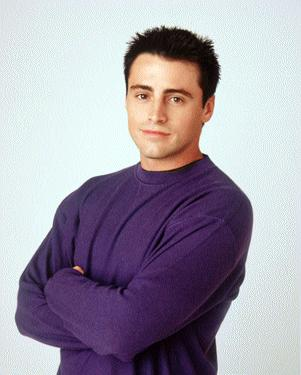
#> input picture joey.jpg, 301 x 375 px
$ python face.py
#> lines starting #> are read from the running program, lines starting #| are printed output that depends on the picture; after the words box and inside, x2 and y2 are one past the last pixel; in counts of white or black regions, pixels touching at a corner belong together
from matplotlib import pyplot as plt
import cv2
image = cv2.imread("joey.jpg")
#> image is the input picture: shape (375, 301, 3); mean B, G, R 168.7, 156.4, 162.4
model = cv2.CascadeClassifier("model.xml")

face = model.detectMultiScale(image)
#> face = [[111, 58, 97, 97]]

x = face[0][0]
#> x = 111
y = face[0][1]
#> y = 58
a = face[0][2]
#> a = 97
b = face[0][3]
#> b = 97

image = cv2.rectangle(image, (x, y), (x+a, y+b), (0, 255, 0), 2)
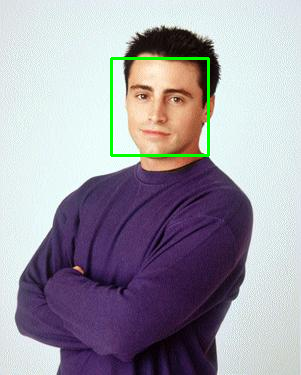
#> image: shape (375, 301, 3); 1.03% of pixels changed, all inside (x1, y1, x2, y2) = (110, 57, 210, 157)
image = cv2.cvtColor(image, cv2.COLOR_BGR2RGB)
plt.imshow(image)
plt.show()

$ run again, with matthew.webp saved as joey.jpg
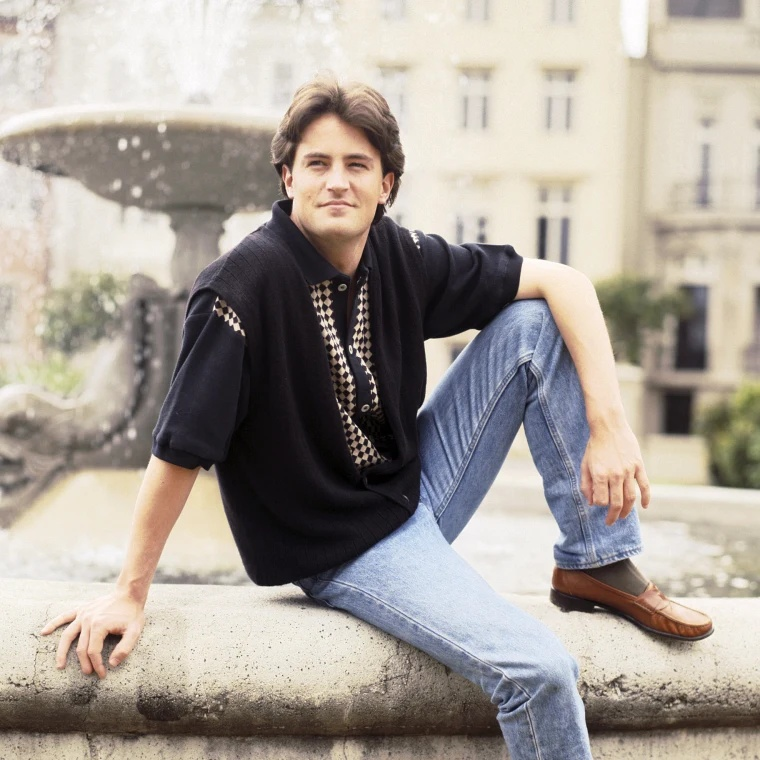
#> input picture matthew.webp, 760 x 760 px
#> image is the input picture: shape (760, 760, 3); mean B, G, R 150.8, 158.5, 166
#> face = [[282, 121, 109, 109]]
#> x = 282
#> y = 121
#> a = 109
#> `image = cv2.rectangle(image, (x, y), (x+a, y+b), (0, 255, 0), 2)`:
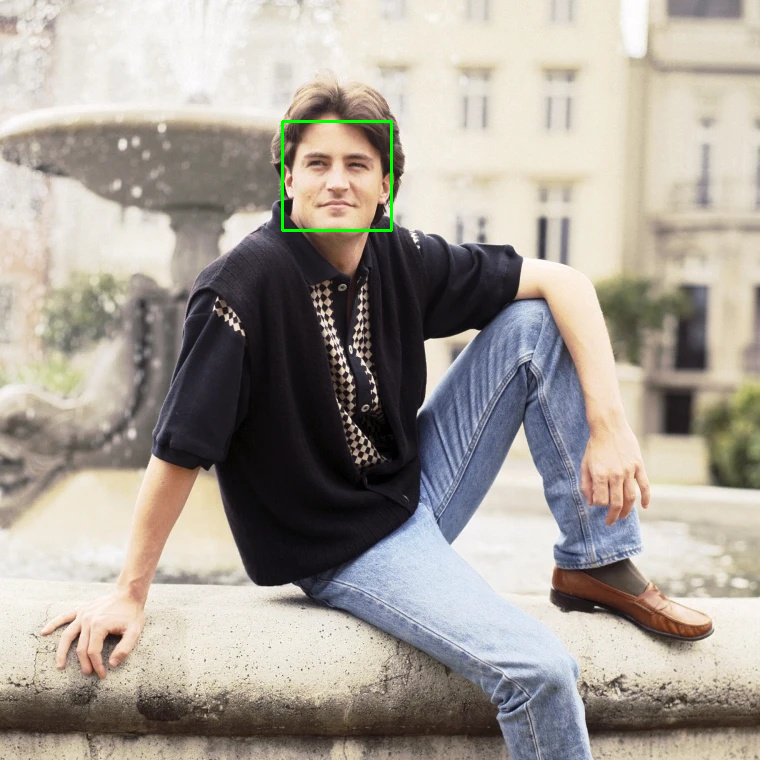
#> image: shape (760, 760, 3); 0.23% of pixels changed, all inside (x1, y1, x2, y2) = (281, 120, 393, 232)
